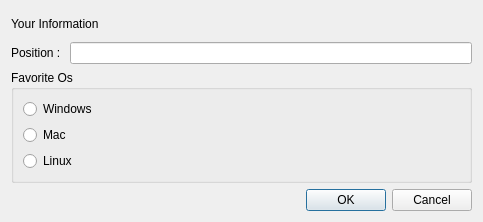
<?xml version="1.0" encoding="UTF-8"?>
<ui version="4.0">
 <class>EmployeeDialog</class>
 <widget class="QDialog" name="EmployeeDialog">
  <property name="geometry">
   <rect>
    <x>0</x>
    <y>0</y>
    <width>483</width>
    <height>222</height>
   </rect>
  </property>
  <property name="windowTitle">
   <string>Dialog</string>
  </property>
  <layout class="QHBoxLayout" name="horizontalLayout_3">
   <item>
    <layout class="QVBoxLayout" name="verticalLayout_3">
     <item>
      <widget class="QLabel" name="label">
       <property name="text">
        <string>Your Information</string>
       </property>
      </widget>
     </item>
     <item>
      <layout class="QHBoxLayout" name="horizontalLayout">
       <item>
        <widget class="QLabel" name="label_2">
         <property name="text">
          <string>Position : </string>
         </property>
        </widget>
       </item>
       <item>
        <widget class="QLineEdit" name="positionLineEdit"/>
       </item>
      </layout>
     </item>
     <item>
      <widget class="QGroupBox" name="groupBox">
       <property name="title">
        <string>Favorite Os</string>
       </property>
       <layout class="QVBoxLayout" name="verticalLayout_2">
        <item>
         <layout class="QVBoxLayout" name="verticalLayout">
          <item>
           <widget class="QRadioButton" name="windowsRadioButton">
            <property name="text">
             <string>Windows</string>
            </property>
           </widget>
          </item>
          <item>
           <widget class="QRadioButton" name="macRadioButton">
            <property name="text">
             <string>Mac</string>
            </property>
           </widget>
          </item>
          <item>
           <widget class="QRadioButton" name="linuxRadioButton">
            <property name="text">
             <string>Linux</string>
            </property>
           </widget>
          </item>
         </layout>
        </item>
       </layout>
      </widget>
     </item>
     <item>
      <layout class="QHBoxLayout" name="horizontalLayout_2">
       <item>
        <spacer name="horizontalSpacer">
         <property name="orientation">
          <enum>Qt::Horizontal</enum>
         </property>
         <property name="sizeHint" stdset="0">
          <size>
           <width>40</width>
           <height>20</height>
          </size>
         </property>
        </spacer>
       </item>
       <item>
        <widget class="QPushButton" name="okButton">
         <property name="text">
          <string>OK</string>
         </property>
        </widget>
       </item>
       <item>
        <widget class="QPushButton" name="cancelButton">
         <property name="text">
          <string>Cancel</string>
         </property>
        </widget>
       </item>
      </layout>
     </item>
    </layout>
   </item>
  </layout>
 </widget>
 <resources/>
 <connections/>
</ui>
